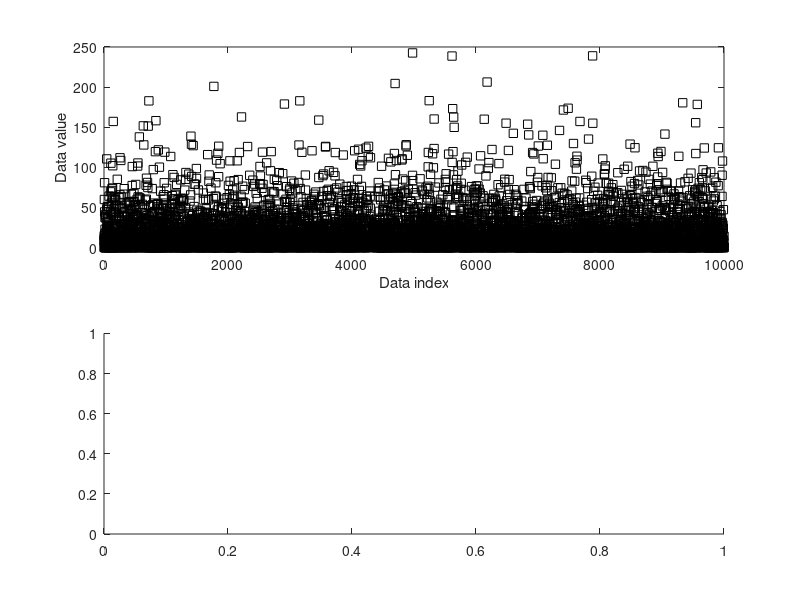

Write the MATLAB code that produced this figure. (Note: this script raises an error after producing the figure.)
%%
%   COURSE: Master statistics and machine learning: intuition, math, code										
%      URL: udemy.com/course/statsml_x/?couponCode=202112 
% 
%  SECTION: Confidence intervals
%    VIDEO: Bootstrapping confidence intervals
% 
%  TEACHER: Mike X Cohen, sincxpress.com
%

%%

% a clear MATLAB workspace is a clear mental workspace
close all; clear; clc

%% simulate data

popN = 1e7; % lots and LOTS of data!!

% the data (note: non-normal!)
population = (4*randn(popN,1)).^2;

% we can calculate the exact population mean
popMean = mean(population);

% let's see it
figure(1), clf
subplot(211)
% only plot every 1000th sample
plot(population(1:1000:end),'ks')
xlabel('Data index'), ylabel('Data value')

subplot(212)
histogram(population,'BinMethod','fd')
ylabel('Count'), xlabel('Data value')

%% draw a random sample

% parameters
samplesize = 40;
confidence = 95; % in percent

% compute sample mean
randSamples = randi(popN,samplesize,1);
sampledata  = population(randSamples);
samplemean  = mean(sampledata);
samplestd   = std(population(randSamples)); % used later for analytic solution


%%% now for bootstrapping
numBoots  = 1000;
bootmeans = zeros(numBoots,1);

% resample with replacement
for booti=1:numBoots
    bootmeans(booti) = mean( randsample(sampledata,samplesize,true) );
end

% find confidence intervals
confint(1) = prctile(bootmeans,(100-confidence)/2);
confint(2) = prctile(bootmeans,100-(100-confidence)/2);

%% graph the outcomes

figure(2), clf, hold on

% start with a histogram of the resampled means
[y,x] = histcounts(bootmeans,40);
y=y./max(y);
x = (x(1:end-1)+x(2:end))/2;
bar(x,y)

% then the same stuff as in the previous code-video...
patch(confint([1 1 2 2]),[0 1 1 0],'g','facealpha',.5,'edgecolor','none')
plot([1 1]*popMean,[0 1.5],'k:','linew',2)
plot([1 1]*samplemean,[0 1],'r--','linew',3)
set(gca,'xlim',[popMean-30 popMean+30],'ytick',[])
xlabel('Data values')
legend({'Empirical distribution';[ num2str(confidence) '% CI region' ];'True mean';'Sample mean'},'box','off')

%% compare against the analytic confidence interval

% compute confidence intervals
citmp = (1-confidence/100)/2;
confint2 = samplemean + tinv([citmp 1-citmp],samplesize-1) * samplestd/sqrt(samplesize);

fprintf('\n Empirical: %g - %g',round(confint,2))
fprintf('\n Analytic:  %g - %g\n',round(confint2,2))

%% done.
